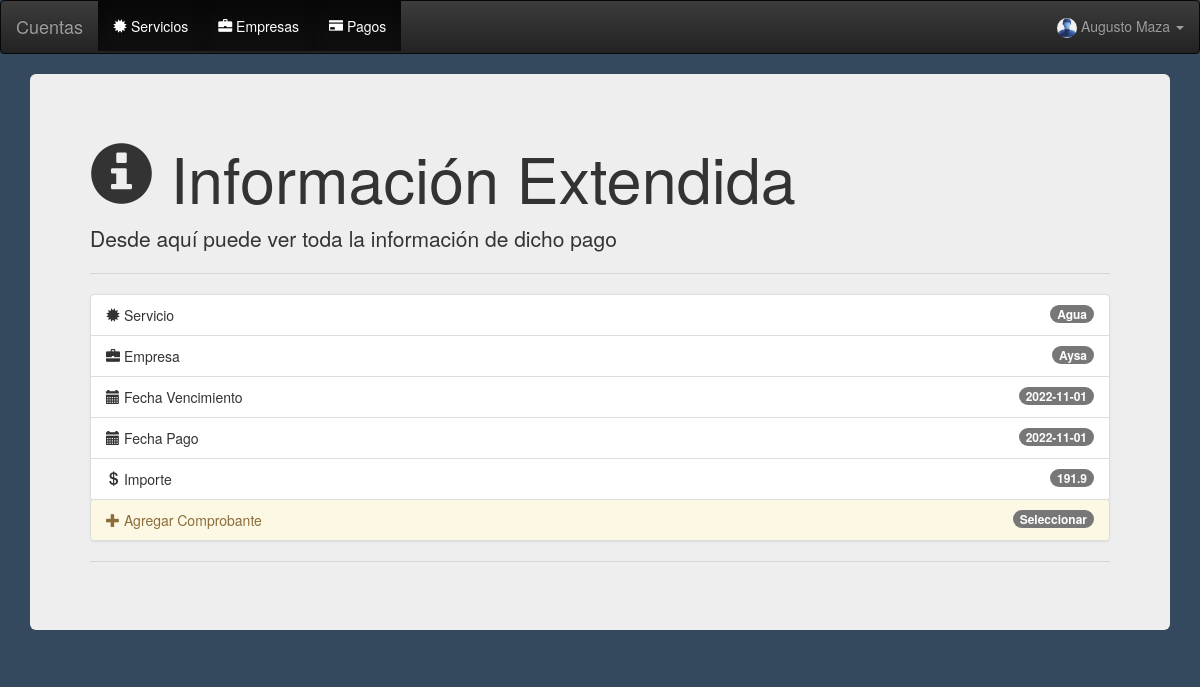
Page /info_extended/1 (signed in) on the earlier database version.
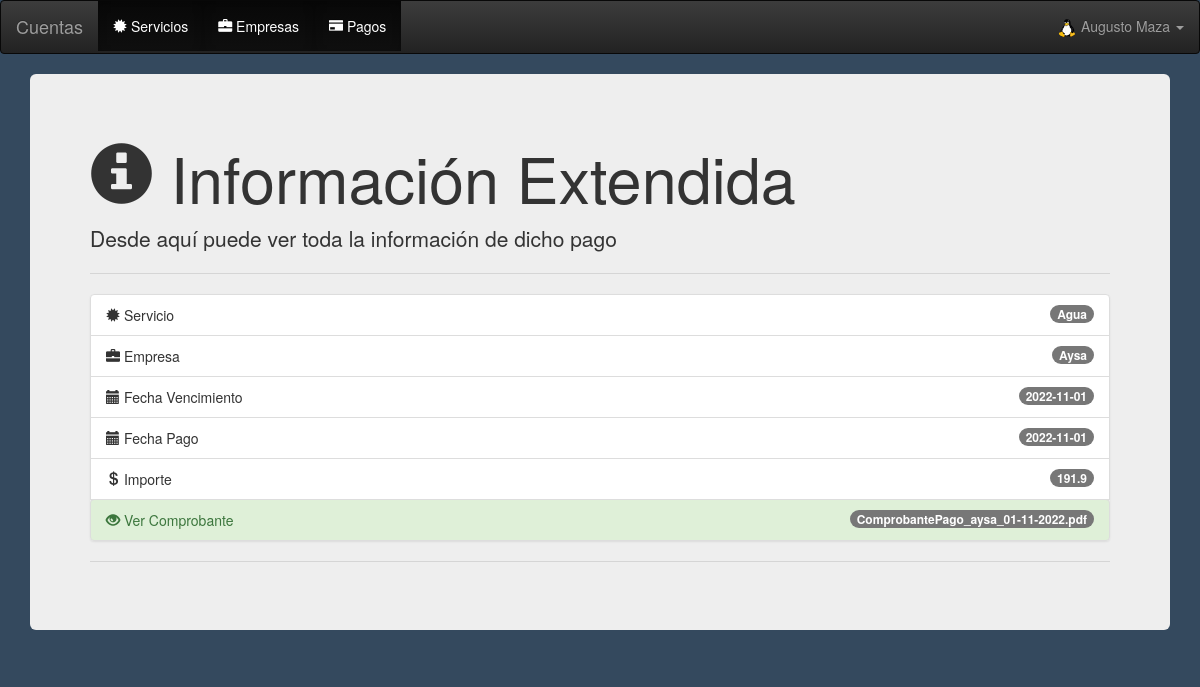
Same page on the later database version.
### app/models.py (models this page shows)
class User(db.Model, UserMixin):
	id = db.Column(db.Integer, primary_key=True)
	name = db.Column(db.String(150))
	user = db.Column(db.String(150))
	email = db.Column(db.String(150), unique=True)
	password = db.Column(db.String(150))
	avatar = db.Column(db.String(200))
	role = db.Column(db.Integer)

class Pagos(db.Model):
	id = db.Column(db.Integer, primary_key=True, unique=True)
	servicio = db.Column(db.String(200))
	fecha_venc = db.Column(db.String(15))
	empresa = db.Column(db.String(200))
	fecha_pago = db.Column(db.String(15))
	importe = db.Column(db.Float)
	comprobante = db.Column(db.String(200))
	id_user = db.Column(db.Integer)

### app/views.py (the view)
@views.route('/info_extended/<int:id>', methods=['GET', 'POST'])
@login_required
def info_extended(id):
	payment = Pagos.query.get_or_404(id)
	return render_template('info_extended.html', payment=payment, user=current_user)

### app/__init__.py (called while the page is built)
def create_app():
	app = Flask(__name__)
	app.config['SECRET_KEY'] = 'cuentas'
	app.config['SQLALCHEMY_TRACK_MODIFICATIONS'] = True
	app.config['SQLALCHEMY_DATABASE_URI'] = f'sqlite:///{DB_NAME}'
	db.init_app(app)
	from .views import views
	from .auth import auth
	app.register_blueprint(views, url_prefix='/')
	app.register_blueprint(auth, url_prefix='/')
	from .models import User, Servicios, Empresas, Pagos
	create_database(app)
	login_manager = LoginManager()
	login_manager.login_view = 'auth.login'
	login_manager.init_app(app)
	@login_manager.user_loader
	def load_user(id):
		return User.query.get(int(id))
	return app

### app/templates/info_extended.html (shortened to what this page needs)
{% extends "index.html" %}
{% block content %}
<div class="container">
  <div class="jumbotron">
    <h1><span class="glyphicon glyphicon-info-sign" aria-hidden="true"></span> Información Extendida</h1>
    <p>Desde aquí puede ver toda la información de dicho pago</p><hr>
     <ul class="list-group">
      <li class="list-group-item"><span class="glyphicon glyphicon-certificate" aria-hidden="true"></span> Servicio <span class="badge">{{ payment.servicio }}</span></li>
      <li class="list-group-item"><span class="glyphicon glyphicon-briefcase" aria-hidden="true"></span> Empresa <span class="badge">{{ payment.empresa }}</span></li>
      <li class="list-group-item"><span class="glyphicon glyphicon-calendar" aria-hidden="true"></span> Fecha Vencimiento <span class="badge">{{ payment.fecha_venc }}</span></li>
      <li class="list-group-item"><span class="glyphicon glyphicon-calendar" aria-hidden="true"></span> Fecha Pago <span class="badge">{{ payment.fecha_pago }}</span></li>
      <li class="list-group-item"><span class="glyphicon glyphicon-usd" aria-hidden="true"></span> Importe <span class="badge">{{ payment.importe }}</span></li>
      {% if payment.comprobante %}
      <a href="/open_ticket/{{ payment.comprobante }}"><li class="list-group-item list-group-item-success"><span class="glyphicon glyphicon-eye-open" aria-hidden="true"></span> Ver Comprobante <span class="badge">{{ payment.comprobante }}</span></li></a>
      {% else %}
      <a href="/add_ticket/{{ payment.id }}"><li class="list-group-item list-group-item-warning"><span class="glyphicon glyphicon-plus" aria-hidden="true"></span></span> Agregar Comprobante <span class="badge">Seleccionar</span></li></a>
      {% endif %}
    </ul><hr>
  </div>
</div>
{% endblock %}

### app/templates/index.html (shortened to what this page needs)
<!DOCTYPE html>
<html lang="es">
<head>
    <link rel="stylesheet" href="{{ url_for('static', filename='skeleton/css/bootstrap.min.css') }}" >
    <link rel="stylesheet" href="{{ url_for('static', filename='skeleton/css/bootstrap-theme.css') }}" >
    <link rel="stylesheet" href="{{ url_for('static', filename='skeleton/css/bootstrap-theme.min.css') }}" >
    <link rel="stylesheet" href="{{ url_for('static', filename='skeleton/css/scrolling-nav.css') }}" >
    <link rel="stylesheet" href="{{ url_for('static', filename='skeleton/css/index.css') }}" >
    <link rel="stylesheet" href="{{ url_for('static', filename='skeleton/Chart.js/Chart.min.css') }}" >
    <link rel="stylesheet" href="{{ url_for('static', filename='skeleton/Chart.js/Chart.css') }}" >
    <link rel="stylesheet" href="{{ url_for('static', filename='skeleton/css/jquery.dataTables.min.css') }}" >
    <link rel="stylesheet" href="{{ url_for('static', filename='skeleton/dataTables/buttons.dataTables.min.css') }}" >
    <link rel="stylesheet" href="{{ url_for('static', filename='skeleton/css/buttons.dataTables.min.css') }}" >
    <link rel="stylesheet" href="{{ url_for('static', filename='skeleton/css/buttons.bootstrap.min.css') }}" >
    <link rel="stylesheet" href="{{ url_for('static', filename='skeleton/css/jquery.dataTables-1.11.5.min.css') }}" >
    <link rel="stylesheet" href="{{ url_for('static', filename='skeleton/dataTables/fixedColumns.dataTables.min.css') }}" >
</head>
<body style="background-color: #34495e;" onload="nobackbutton();">
<nav class="navbar navbar-inverse">
  <div class="container-fluid">
    <div class="navbar-header">
      {% if user.is_authenticated %}
        <a class="navbar-brand" href="/main">Cuentas</a>
      {% else %}
        <a class="navbar-brand" href="/">Cuentas</a>
      {% endif %}
    </div>
    <ul class="nav navbar-nav">
      {% if user.is_authenticated %}
      <li class="active"><a href="/servicios"><span class="glyphicon glyphicon-certificate" aria-hidden="true"></span> Servicios</a></li>
      <li class="active"><a href="/empresas"><span class="glyphicon glyphicon-briefcase" aria-hidden="true"></span> Empresas</a></li>
      <li class="active"><a href="/pagos/{{ user.id }}"><span class="glyphicon glyphicon-credit-card" aria-hidden="true"></span> Pagos</a></li>
    </ul>
    <ul class="nav navbar-nav navbar-right">
      <li class="dropdown">
        <a class="dropdown-toggle" data-toggle="dropdown" href="#"><img src="static/uploads/{{ user.avatar }}" alt="user" class="avatar"> {{ user.name }}
        <span class="caret"></span></a>
      </li>
    </ul>
      {% else %}
      <li><a href="/sign-up"><span class="glyphicon glyphicon-user"></span> Registrarse</a></li>
      <li><a href="/login"><span class="glyphicon glyphicon-log-in"></span> Ingresar</a></li>
      <li><a href="/password"><span class="glyphicon glyphicon-exclamation-sign"></span> Olvidé mi Password</a></li>
      {% endif %}
  </div>
</nav>
<div class="container-fluid">
  {% block content %}{% endblock %}
</div>
</body>
</html>

Differences in the rows shown:
changed User "Augusto Maza": avatar: a different picture
changed Pagos "Agua": comprobante (not shown) → "ComprobantePago_aysa_01-11-2022.pdf"
Other differences:
text no longer shown: "Agregar Comprobante Seleccionar"
text now shown: "Ver Comprobante"
